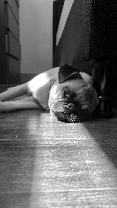
#> input picture smallDog.png, 117 x 208 px
$ jupyter execute --allow-errors compressed_sensing_naive.ipynb
#> lines starting #> are read from the running program, lines starting #| are printed output that depends on the picture
[cell 1]
import numpy as np
import matplotlib.pyplot as plt
from skimage import io
import cv2
from scipy.fftpack import dct, idct, fft, ifft
from sklearn.linear_model import Lasso
import scipy.fftpack as spfft

[cell 2]
#Read the image
im = io.imread('smallDog.png', as_gray=True)
#> im is the input picture: shape (208, 117) float64; min 0, max 1, mean 0.412

# im = np.zeros((10,10))

print(im.shape)
#| (208, 117)

#Flatten the image matrix to an m*n x 1 vector
vecIm = im.flatten()
#Generate random indices
rng = np.random.default_rng()
randIndxs = rng.choice(len(vecIm), int(len(vecIm)*.2), replace=False)
#> randIndxs = 4867 values, max 24332 at index 4434, min 5 at index 2394, mean 12098.1
#Take random samples
samples = vecIm[randIndxs]
#> samples = 4867 values, max 1 at index 105, min 0 at index 97, mean 0.415

#Create a mask
mask = np.zeros(vecIm.shape)
mask[randIndxs] = 1

#Multiple the mask with the image element wise.
#This gives us our y vector of random measurements
maskIm = vecIm * mask

#Graph the image and the random measurements we took
fig, axes = plt.subplots(1, 2, figsize=(20, 10))
ax = axes.ravel()

ax[0].imshow(im, cmap=plt.cm.gray)
ax[1].imshow(maskIm.reshape(im.shape), cmap=plt.cm.gray)
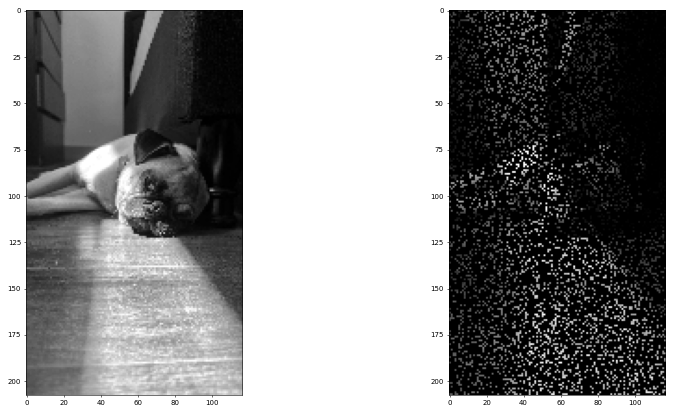
#> figure drawn by matplotlib, 2 panels
